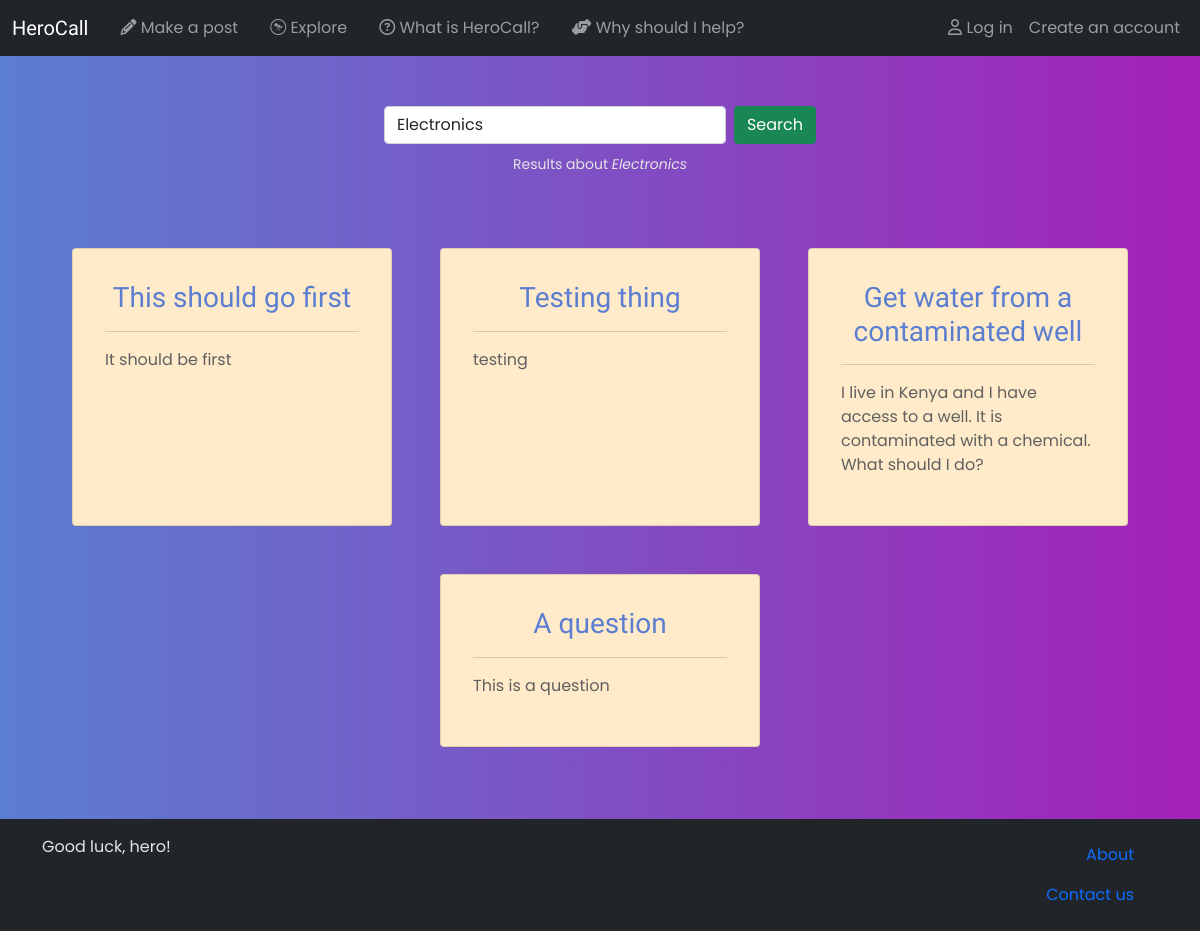
The page /explore/ on the database as committed earlier.
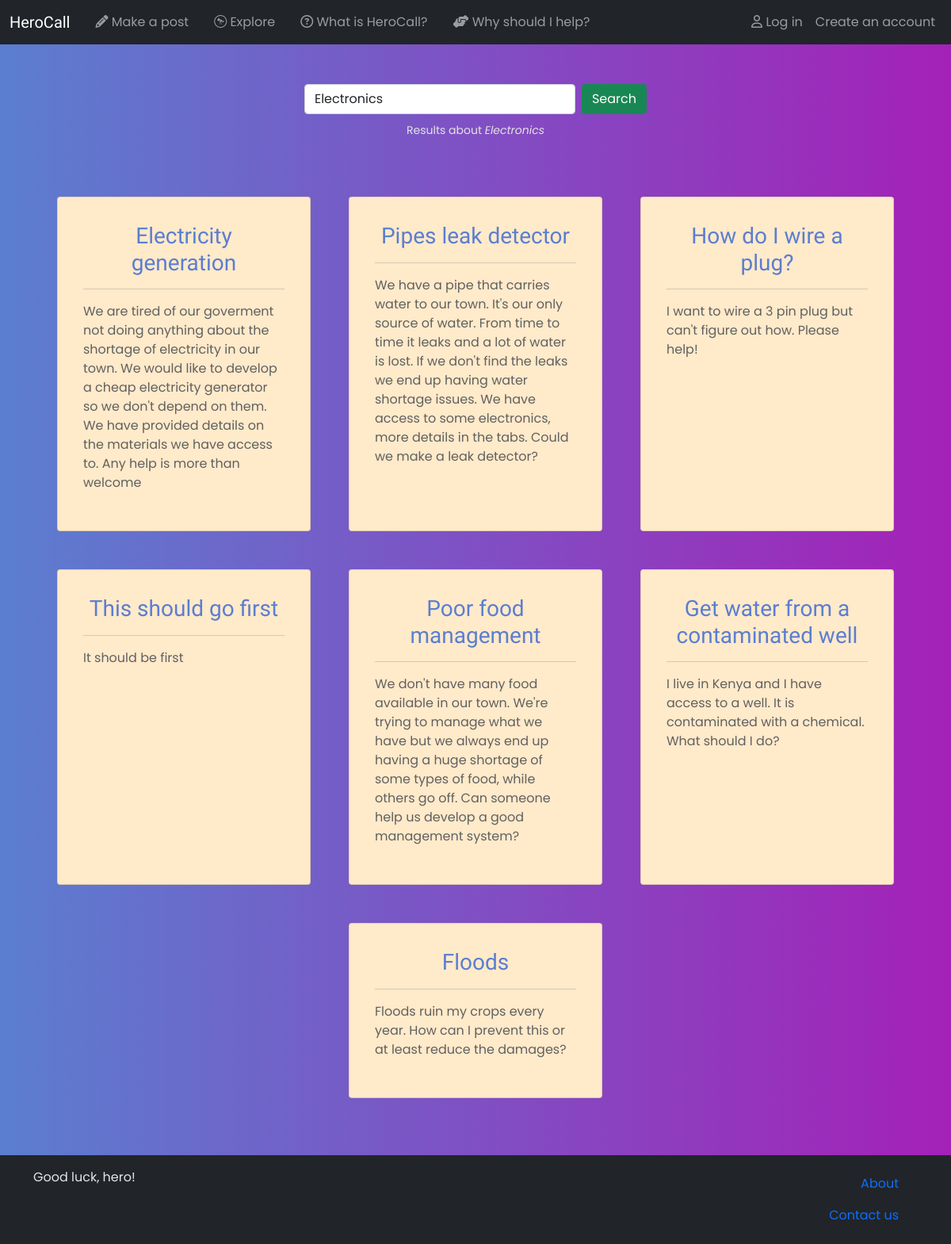
The same page on the database as committed later.
### main/models.py (models this page shows, shortened)
class Post(models.Model):
    title = models.CharField(max_length=120)
    text = models.CharField(max_length=2000)
    author = models.ForeignKey(User, on_delete=models.PROTECT)
    reply_tab = models.IntegerField(null=True, blank=True)

### main/views.py (the view)
# urls.py: path('explore/', explore, name="explore"),
def explore(request):
    posts_raw = Post.objects.all().filter(reply_tab=None)
    indeces = list(range(len(posts_raw)))
    indeces.reverse()
    posts = []
    for index in indeces:
        posts.append(posts_raw[index])
    return render(request, 'explore.html', {'posts':posts})

### main/templatetags/hero_comments.py (called while the page is built)
@register.filter
def markdown_parse(text):
    return text

@register.simple_tag
def get_tabs(post):
    response = "<select class='form-select' onchange='select_tab(this)'><option selected>Select tab</options>"
    tabs = Tab.objects.all().filter(post=post)
    if len(tabs) == 0:
        return ""
    for tab in tabs:
        response += f'<option value="rtab_{tab.id}">{tab.title}</option>'
    response += "</select>"
    return format_html(response)

### main/templates/explore.html
{% extends 'base.html' %}
{% block content %}
<nav class="navbar navbar-expand-lg navbar-light bg-transparent">
    <div class="container-fluid justify-content-center">
        <form class="d-flex">
            <input class="form-control me-2" type="search" placeholder="Search" aria-label="Search" value='Electronics'>
            <button class="btn btn-success" type="button">Search</button>
        </form>
    </div>
</nav>
<div class="text-center">
    <small>Results about <i>Electronics</i></small>
</div>
<div class='d-flex row mt-5 justify-content-center'>
    {% for post in posts %}
        {% include 'builder/post_prev.html' %}
    {% endfor %}
</div>
{% endblock content %}

### main/templates/builder/post_prev.html (shortened to what this page needs)
{% load hero_comments %}
<div class="card m-4 p-3 post-preview rounded reply-post" style="width: 20rem; {% if selected == 'focused' %}hover(this){% endif %}" onclick="{% if selected == 'focused' %}focused(this){% endif %}">
    <div class="card-body">
        <div class='row'>
            <h5 class="card-title my-0 text-center">
                <a href="{% url 'post' id=post.id %}" class='text-decoration-none fs-3'>{{post.title}}</a>
            </h5>
        </div>
        <hr>
        <div class='row'>
            <p>{{post.text|markdown_parse}}</p>
        </div>
    </div>
</div>

Rows that differ between the two databases and show on the page:
removed Post: title "Testing thing", text "testing"
removed Post: title "A question", text "This is a question"
added Post: title "Electricity generation", text "We are tired of our goverment not doing anything about the shortage of electricity in our town. We would like to develop a cheap electricity generator so we don't depend on them. We have provided details on the materials we have access to. Any help is more than welcome"
added Post: title "Pipes leak detector", text "We have a pipe that carries water to our town. It's our only source of water. From time to time it leaks and a lot of water is lost. If we don't find the leaks we end up having water shortage issues. We have access to some electronics, more details in the tabs. Could we make a leak detector?"
added Post: title "How do I wire a plug?", text "I want to wire a 3 pin plug but can't figure out how. Please help!"
added Post: title "Poor food management", text "We don't have many food available in our town. We're trying to manage what we have but we always end up having a huge shortage of some types of food, while others go off. Can someone help us develop a good management system?"
added Post: title "Floods", text "Floods ruin my crops every year. How can I prevent this or at least reduce the damages?"
